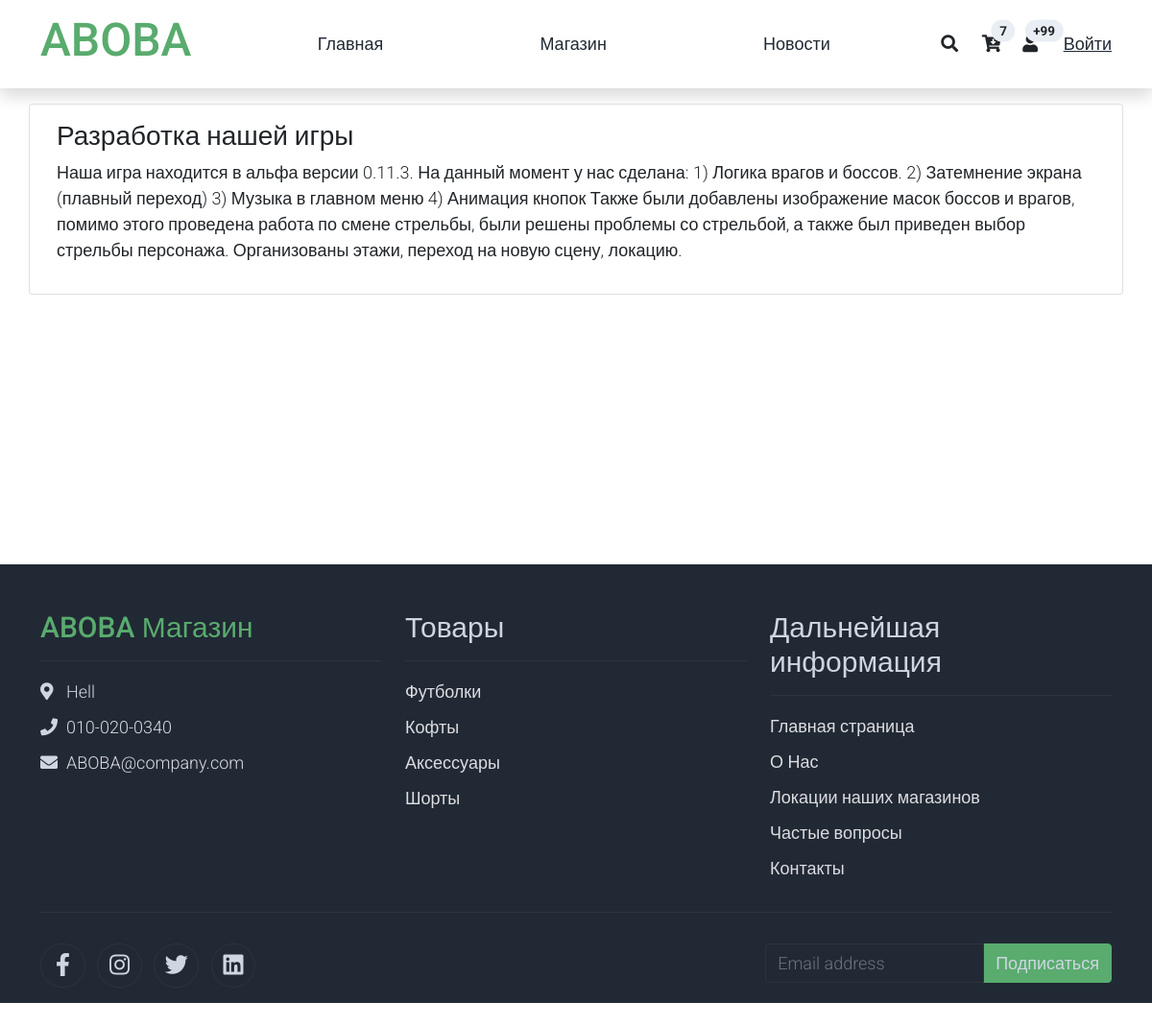
The page /news/1/ on the database its author committed.
### site_app/models.py (models this page shows)
class News(models.Model):
    title = models.CharField(blank=False, max_length=100)
    short_description = models.TextField(blank=False, max_length=200)
    description = models.TextField(blank=False, max_length=2000)
    created_date = models.DateTimeField(auto_now_add=True)

### site_app/views.py (the view)
# urls.py: path('news/<int:id>/', views.news_single_page),
def news_single_page(request, id=0):
    context = {}
    news_list = News.objects.filter(id=id)
    if len(news_list) > 0:
        context["news"] = news_list[0]
    else:
        context["news"] = {}
    return render(request, "news-single.html", context)

### site_app/templates/news-single.html (shortened to what this page needs)
<!DOCTYPE html>
<html lang="en">
<head>
    <link rel="stylesheet" href="/static/css/bootstrap.min.css">
    <link rel="stylesheet" href="/static/css/aboba.css">
    <link rel="stylesheet" href="/static/css/fontawesome.min.css">
    <link rel="stylesheet" type="text/css" href="/static/css/slick.min.css">
    <link rel="stylesheet" type="text/css" href="/static/css/slick-theme.css">
</head>
<body>
    {% include 'nav-bar.html' %}
    <main style="height: 60vh">
        <div class="container mt-3 pb-5">
            <div class="row">
                <div class="card">
                    <div class="card-body">
                        <h3>{{news.title}}</h3>
                        <p>{{news.description}}</p>
                    </div>
                </div>
            </div>
        </div>
    </main>
    <footer>
      {% include 'FOOTER.html' %}
    </footer>
</body>
</html>

### static/css/aboba.css (style rules this page uses)
body, ul, li, p, a, label, input, div { font-family: 'Roboto', sans-serif; font-size: 18px !important; font-weight: 300 !important; }

### rows shown on the page
News: title "Разработка нашей игры", description "Наша игра находится в альфа версии 0.11.3. На данный момент у нас сделана: 1) Логика врагов и боссов. 2) Затемнение экрана (плавный переход) 3) Музыка в главном меню 4) Анимация кнопок Также были добавлены изображение масок боссов и врагов, помимо этого проведена работа по смене стрельбы, были решены проблемы со стрельбой, а также был приведен выбор стрельбы персонажа. Организованы этажи, переход на новую сцену, локацию."
